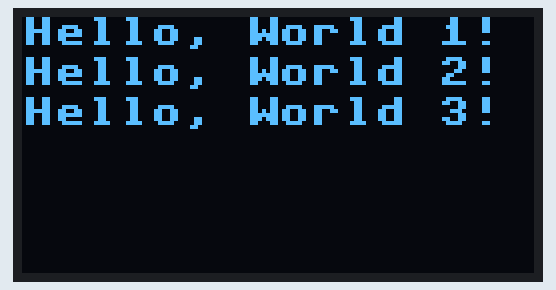
Bench run of a program on a simulated MicroPython board. Shown: 128×64 one-colour display. Library files of the repository ran but are not shown: ssd1306.py; what the program prints to the serial console is not drawn. At 0.1 s the program stops and its outputs stay as they are.

Above: at 0.1 s.

The program:

oled-hello.py
```python
import machine, ssd1306
i2c = machine.I2C(scl=machine.Pin(22), sda=machine.Pin(21))
print( i2c.scan() )

oled = ssd1306.SSD1306_I2C(128, 64, i2c)

oled.text('Hello, World 1!', 0, 0)
oled.text('Hello, World 2!', 0, 10)
oled.text('Hello, World 3!', 0, 20)

oled.show()
```
